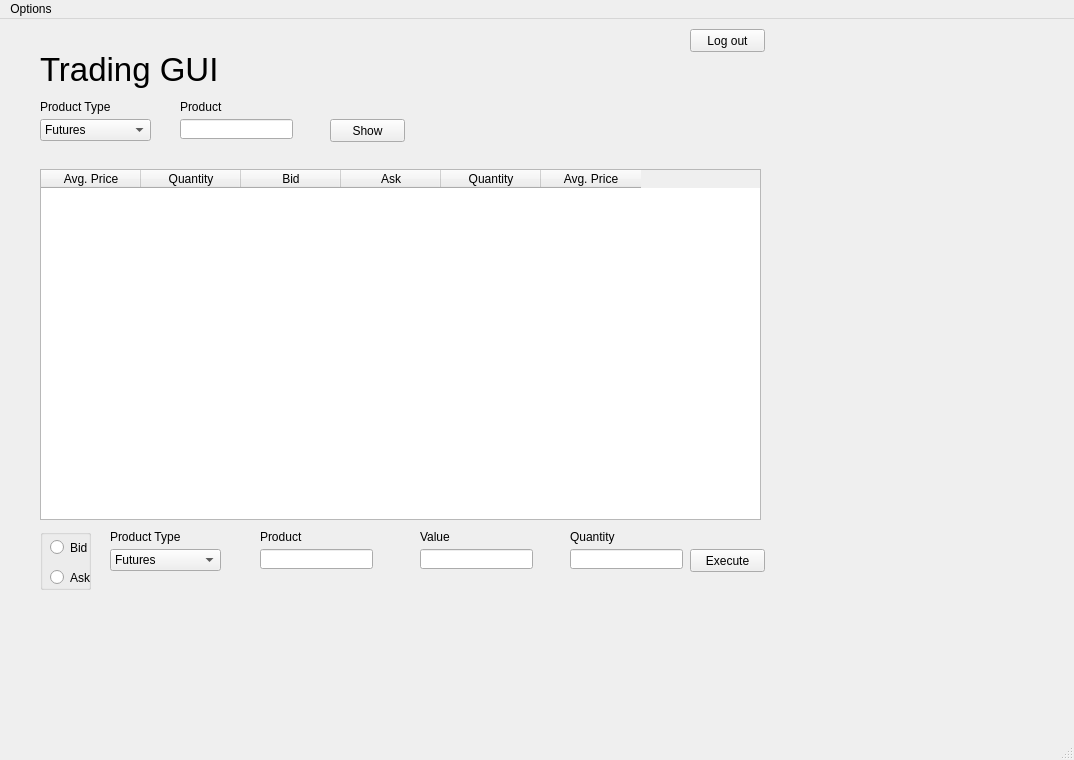
<?xml version="1.0" encoding="UTF-8"?>
<ui version="4.0">
 <class>MyEXMain</class>
 <widget class="QMainWindow" name="MyEXMain">
  <property name="geometry">
   <rect>
    <x>0</x>
    <y>0</y>
    <width>1074</width>
    <height>760</height>
   </rect>
  </property>
  <property name="windowTitle">
   <string>MyExchange</string>
  </property>
  <widget class="QWidget" name="centralwidget">
   <widget class="QPushButton" name="pushButton_4">
    <property name="geometry">
     <rect>
      <x>330</x>
      <y>100</y>
      <width>75</width>
      <height>23</height>
     </rect>
    </property>
    <property name="text">
     <string>Show</string>
    </property>
   </widget>
   <widget class="QTableWidget" name="tableWidget_4">
    <property name="geometry">
     <rect>
      <x>40</x>
      <y>150</y>
      <width>721</width>
      <height>351</height>
     </rect>
    </property>
    <column>
     <property name="text">
      <string>Avg. Price</string>
     </property>
    </column>
    <column>
     <property name="text">
      <string>Quantity</string>
     </property>
    </column>
    <column>
     <property name="text">
      <string>Bid</string>
     </property>
    </column>
    <column>
     <property name="text">
      <string>Ask</string>
     </property>
    </column>
    <column>
     <property name="text">
      <string>Quantity</string>
     </property>
    </column>
    <column>
     <property name="text">
      <string>Avg. Price</string>
     </property>
    </column>
   </widget>
   <widget class="QLabel" name="lbl_info_4">
    <property name="geometry">
     <rect>
      <x>30</x>
      <y>570</y>
      <width>731</width>
      <height>71</height>
     </rect>
    </property>
    <property name="font">
     <font>
      <pointsize>30</pointsize>
     </font>
    </property>
    <property name="text">
     <string/>
    </property>
   </widget>
   <widget class="QLabel" name="lbl_product_7">
    <property name="geometry">
     <rect>
      <x>260</x>
      <y>510</y>
      <width>71</width>
      <height>16</height>
     </rect>
    </property>
    <property name="text">
     <string>Product</string>
    </property>
   </widget>
   <widget class="QLabel" name="lbl_value_4">
    <property name="geometry">
     <rect>
      <x>420</x>
      <y>510</y>
      <width>71</width>
      <height>16</height>
     </rect>
    </property>
    <property name="text">
     <string>Value</string>
    </property>
   </widget>
   <widget class="QGroupBox" name="groupBox_4">
    <property name="geometry">
     <rect>
      <x>40</x>
      <y>510</y>
      <width>51</width>
      <height>61</height>
     </rect>
    </property>
    <property name="title">
     <string/>
    </property>
    <widget class="QRadioButton" name="radioButton_7">
     <property name="geometry">
      <rect>
       <x>10</x>
       <y>10</y>
       <width>82</width>
       <height>17</height>
      </rect>
     </property>
     <property name="text">
      <string>Bid</string>
     </property>
    </widget>
    <widget class="QRadioButton" name="radioButton_8">
     <property name="geometry">
      <rect>
       <x>10</x>
       <y>40</y>
       <width>82</width>
       <height>17</height>
      </rect>
     </property>
     <property name="text">
      <string>Ask</string>
     </property>
    </widget>
   </widget>
   <widget class="QLabel" name="lbl_productType_8">
    <property name="geometry">
     <rect>
      <x>40</x>
      <y>80</y>
      <width>71</width>
      <height>16</height>
     </rect>
    </property>
    <property name="text">
     <string>Product Type</string>
    </property>
   </widget>
   <widget class="QLabel" name="label_3">
    <property name="geometry">
     <rect>
      <x>40</x>
      <y>30</y>
      <width>191</width>
      <height>41</height>
     </rect>
    </property>
    <property name="font">
     <font>
      <pointsize>25</pointsize>
     </font>
    </property>
    <property name="text">
     <string>Trading GUI</string>
    </property>
   </widget>
   <widget class="QLabel" name="lbl_product_8">
    <property name="geometry">
     <rect>
      <x>180</x>
      <y>80</y>
      <width>71</width>
      <height>16</height>
     </rect>
    </property>
    <property name="text">
     <string>Product</string>
    </property>
   </widget>
   <widget class="QLineEdit" name="edt_quantity_4">
    <property name="geometry">
     <rect>
      <x>570</x>
      <y>530</y>
      <width>113</width>
      <height>20</height>
     </rect>
    </property>
   </widget>
   <widget class="QComboBox" name="cBox_productType_7">
    <property name="geometry">
     <rect>
      <x>110</x>
      <y>530</y>
      <width>111</width>
      <height>22</height>
     </rect>
    </property>
    <item>
     <property name="text">
      <string>Futures</string>
     </property>
    </item>
    <item>
     <property name="text">
      <string>Options</string>
     </property>
    </item>
   </widget>
   <widget class="QPushButton" name="btnLogOut">
    <property name="geometry">
     <rect>
      <x>690</x>
      <y>10</y>
      <width>75</width>
      <height>23</height>
     </rect>
    </property>
    <property name="text">
     <string>Log out</string>
    </property>
   </widget>
   <widget class="QLineEdit" name="edt_Product_7">
    <property name="geometry">
     <rect>
      <x>260</x>
      <y>530</y>
      <width>113</width>
      <height>20</height>
     </rect>
    </property>
   </widget>
   <widget class="QComboBox" name="cBox_productType_8">
    <property name="geometry">
     <rect>
      <x>40</x>
      <y>100</y>
      <width>111</width>
      <height>22</height>
     </rect>
    </property>
    <item>
     <property name="text">
      <string>Futures</string>
     </property>
    </item>
    <item>
     <property name="text">
      <string>Options</string>
     </property>
    </item>
   </widget>
   <widget class="QLineEdit" name="edt_value_4">
    <property name="geometry">
     <rect>
      <x>420</x>
      <y>530</y>
      <width>113</width>
      <height>20</height>
     </rect>
    </property>
   </widget>
   <widget class="QPushButton" name="btn_execute_4">
    <property name="geometry">
     <rect>
      <x>690</x>
      <y>530</y>
      <width>75</width>
      <height>23</height>
     </rect>
    </property>
    <property name="text">
     <string>Execute</string>
    </property>
   </widget>
   <widget class="QLineEdit" name="edt_Product_8">
    <property name="geometry">
     <rect>
      <x>180</x>
      <y>100</y>
      <width>113</width>
      <height>20</height>
     </rect>
    </property>
   </widget>
   <widget class="QLabel" name="lbl_quantity_4">
    <property name="geometry">
     <rect>
      <x>570</x>
      <y>510</y>
      <width>71</width>
      <height>16</height>
     </rect>
    </property>
    <property name="text">
     <string>Quantity</string>
    </property>
   </widget>
   <widget class="QLabel" name="lbl_productType_7">
    <property name="geometry">
     <rect>
      <x>110</x>
      <y>510</y>
      <width>71</width>
      <height>16</height>
     </rect>
    </property>
    <property name="text">
     <string>Product Type</string>
    </property>
   </widget>
  </widget>
  <widget class="QMenuBar" name="menubar">
   <property name="geometry">
    <rect>
     <x>0</x>
     <y>0</y>
     <width>1074</width>
     <height>21</height>
    </rect>
   </property>
   <widget class="QMenu" name="menuOptions">
    <property name="title">
     <string>Options</string>
    </property>
    <addaction name="actionUser_Panel"/>
    <addaction name="actionMy_Account"/>
   </widget>
   <addaction name="menuOptions"/>
  </widget>
  <widget class="QStatusBar" name="statusbar"/>
  <action name="actionUser_Panel">
   <property name="text">
    <string>User Panel</string>
   </property>
  </action>
  <action name="actionMy_Account">
   <property name="text">
    <string>My Account</string>
   </property>
  </action>
 </widget>
 <resources/>
 <connections/>
</ui>
